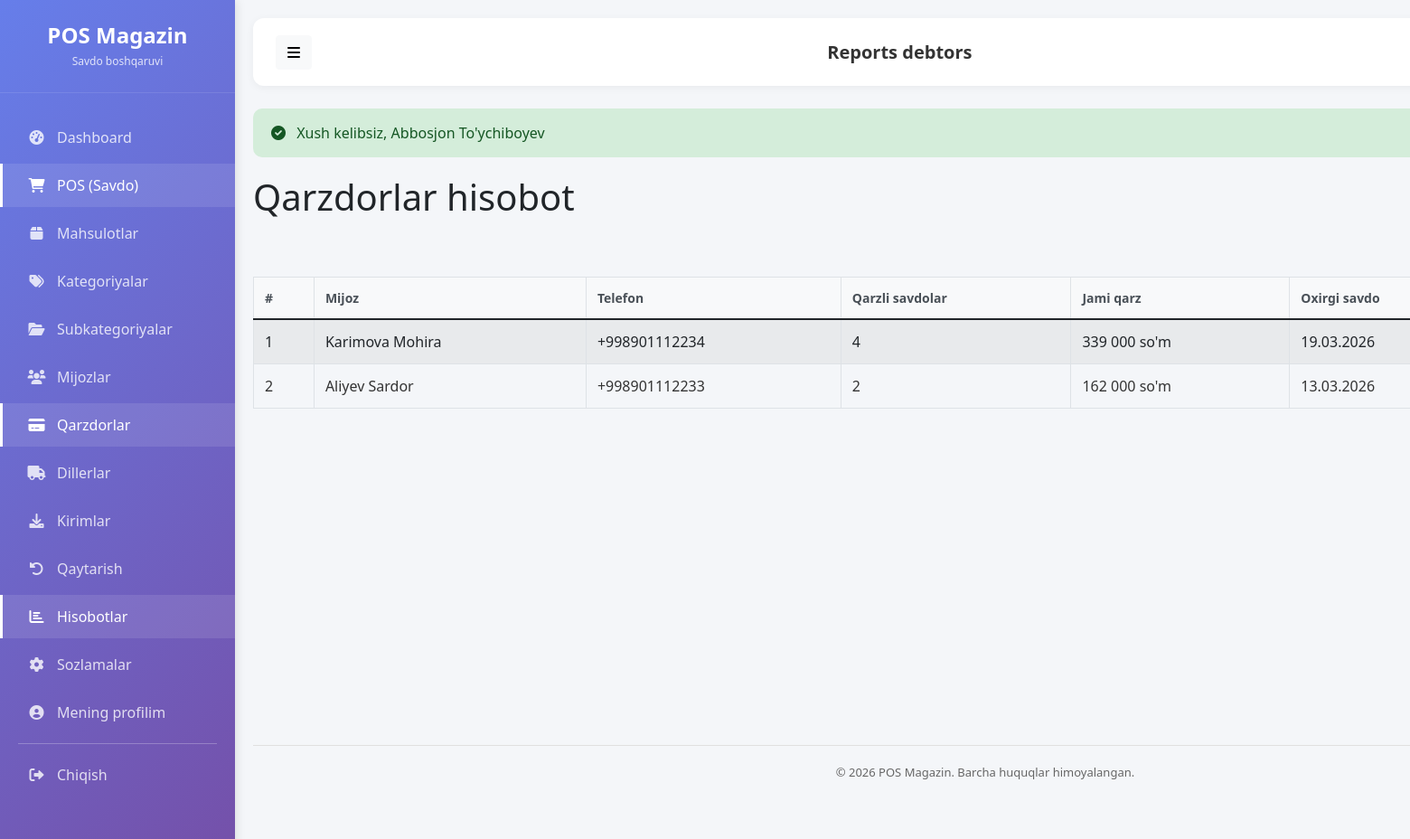
The app's page /reports/debtors (signed in), older data.
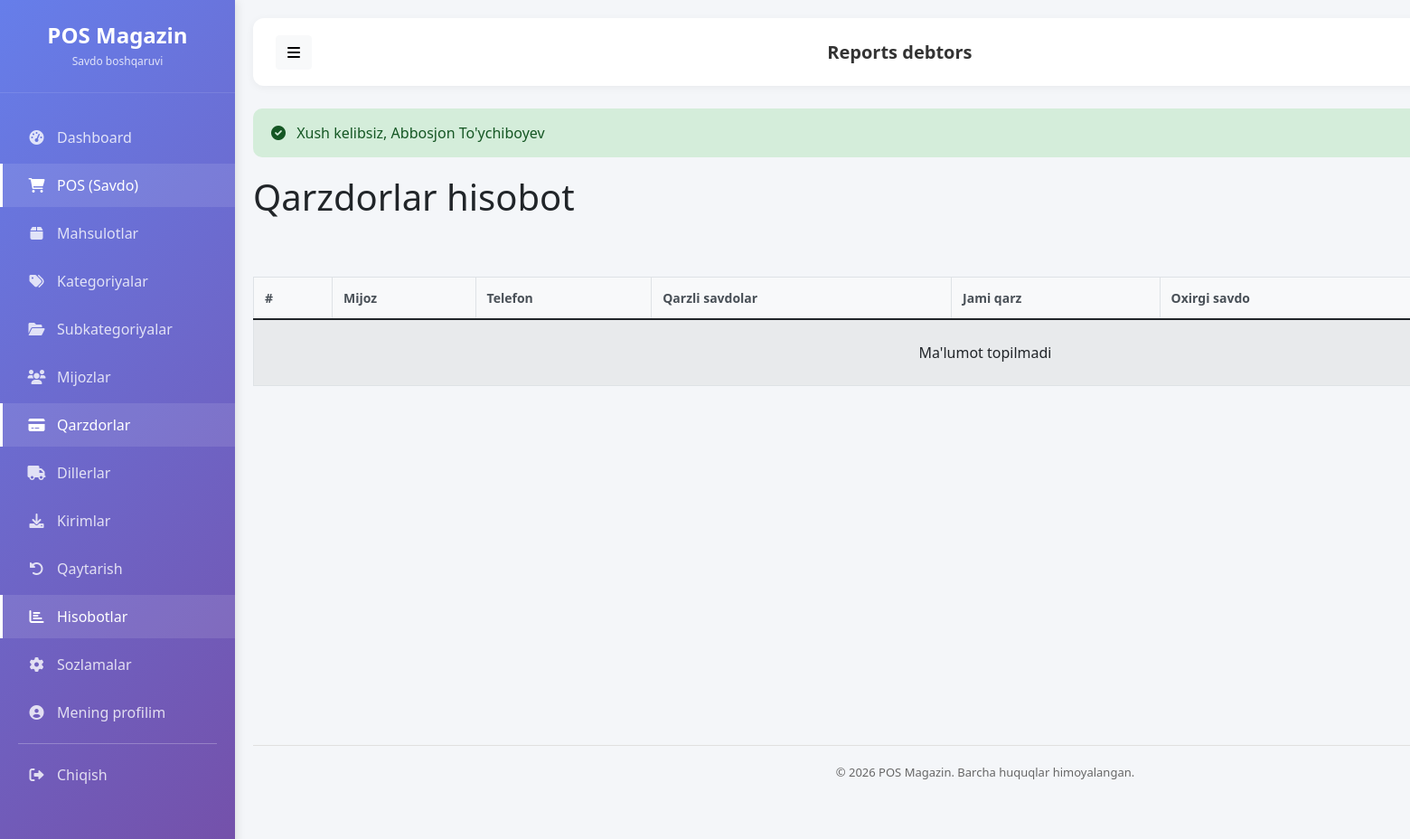
The same page, newer data.
### tables this page shows
CREATE TABLE `mijozlar` (
  `id` int(20) UNSIGNED NOT NULL,
  `fio` varchar(160) NOT NULL,
  `telefon` varchar(30) DEFAULT NULL,
  `manzil` varchar(255) DEFAULT NULL,
  `izoh` varchar(255) DEFAULT NULL,
  `faol` tinyint(1) NOT NULL DEFAULT 1,
  `yaratilgan_vaqt` timestamp NULL DEFAULT current_timestamp(),
  `yangilangan_vaqt` timestamp NULL DEFAULT current_timestamp() ON UPDATE current_timestamp()
);

### app/Controllers/Controller.php (called while the page is built, shortened)
<?php
abstract class Controller {
    protected function view($view, $data = [], $layout = 'main') {
        $viewPath = APP_PATH . '/Views/pages/' . $view . '.php';
        extract($data);
        require $viewPath;
    }
}

### app/Controllers/ReportController.php (called while the page is built, shortened)
<?php
class ReportController extends Controller {
    private $reportModel;
    public function __construct() {
        $this->reportModel = new Report();
    }
    public function debtors() {
        $debtors = $this->reportModel->getDebtReport();
        $this->view('reports/debtors', [
            'debtors' => $debtors
        ]);
    }
}

### config/database.php (called while the page is built)
<?php
class Database {
    private static $connection = null;
    public static function getInstance() {
        if (self::$connection === null) {
            try {
                $host = getenv('DB_HOST') ?: 'localhost';
                $dbname = getenv('DB_NAME') ?: 'pos_magazin_uz';
                $user = getenv('DB_USER') ?: 'root';
                $pass = getenv('DB_PASS') ?: '';
                $dsn = "mysql:host=$host;dbname=$dbname;charset=utf8";
                self::$connection = new PDO($dsn, $user, $pass);
                self::$connection->setAttribute(PDO::ATTR_ERRMODE, PDO::ERRMODE_EXCEPTION);
            } catch (PDOException $e) {
                die("Database xatosi: " . $e->getMessage());
            }
        }
        return self::$connection;
    }
}

### app/Models/Model.php (called while the page is built, shortened)
<?php
abstract class Model {
    public function __construct() {
        $this->db = \Database::getInstance();
    }
}

### app/Models/Report.php (called while the page is built, shortened)
<?php
class Report extends Model {
    public function getDebtReport() {
        $stmt = $this->db->prepare("
            SELECT
                m.id,
                m.fio,
                m.telefon,
                COUNT(DISTINCT s.id) as qarzli_savdolar,
                SUM(IFNULL(s.qarz_summa, 0)) as jami_qarz,
                MAX(s.sotilgan_vaqt) as oxirgi_savdo,
                DATEDIFF(NOW(), MAX(s.sotilgan_vaqt)) as kechikkan_kun
            FROM mijozlar m
            JOIN savdolar s ON m.id = s.mijoz_id
            WHERE s.tolov_holati IN ('NASIYA', 'QISMAN') AND s.qarz_summa > 0
            GROUP BY m.id
            ORDER BY jami_qarz DESC
        ");
        $stmt->execute();
        return $stmt->fetchAll();
    }
}

### app/Views/pages/reports/debtors.php (the view, shortened to what the rows shown need)
<div class="page-header">
    <h1>Qarzdorlar hisobot</h1>
</div>
<div class="mb-3 d-flex flex-wrap gap-2 align-items-center">
</div>
<div class="table-responsive">
    <table class="table table-bordered table-striped">
        <thead>
            <tr>
                <th>#</th>
                <th>Mijoz</th>
                <th>Telefon</th>
                <th>Qarzli savdolar</th>
                <th>Jami qarz</th>
                <th>Oxirgi savdo</th>
            </tr>
        </thead>
        <tbody>
            <?php if (empty($debtors)): ?>
                <tr><td colspan="7" class="text-center py-4">Ma'lumot topilmadi</td></tr>
            <?php else: ?>
                <?php foreach ($debtors as $index => $debtor): ?>
                    <tr>
                        <td><?= $index + 1 ?></td>
                        <td><?= htmlspecialchars($debtor['fio'] ?? '') ?></td>
                        <td><?= htmlspecialchars($debtor['telefon'] ?? '') ?></td>
                        <td><?= number_format($debtor['qarzli_savdolar'] ?? 0, 0, ',', ' ') ?></td>
                        <td><?= number_format($debtor['jami_qarz'] ?? 0, 0, ',', ' ') ?> so'm</td>
                        <td><?= date('d.m.Y', strtotime($debtor['oxirgi_savdo'] ?? 'now')) ?></td>
                    </tr>
                <?php endforeach; ?>
            <?php endif; ?>
        </tbody>
    </table>
</div>

### public/index.php (shortened to what the rows shown need)
<?php
require_once __DIR__ . '/../config/database.php';
spl_autoload_register(function ($class) {
    $prefix = 'App\\';
    $base_dir = APP_PATH . '/';
    $len = strlen($prefix);
    $relative_class = substr($class, $len);
    $file = $base_dir . str_replace('\\', '/', $relative_class) . '.php';
});
$requestUri = $_SERVER['REQUEST_URI'];
$basePath = '/new-pos';
if (strpos($requestUri, $basePath) === 0) {
    $requestUri = substr($requestUri, strlen($basePath));
}
$requestUri = strtok($requestUri, '?');
$requestUri = str_replace('/public', '', $requestUri);
$requestUri = trim($requestUri, '/');
$routesFile = ROUTES_PATH . '/web.php';
$routes = require $routesFile;
$httpMethod = $_SERVER['REQUEST_METHOD'];
$isAjax = (!empty($_SERVER['HTTP_X_REQUESTED_WITH']) &&
    strtolower($_SERVER['HTTP_X_REQUESTED_WITH']) === 'xmlhttprequest');
$dispatchMethods = $isAjax ? ['AJAX', $httpMethod] : [$httpMethod];
route_dispatch($routes, $dispatchMethods, $requestUri);
function route_dispatch($routes, array $methods, $uri) {
    foreach ($methods as $method) {
        foreach ($routes[$method] as $pattern => $handler) {
        $pattern = trim($pattern, '/');
        $regexPattern = preg_replace('/\{[a-zA-Z0-9_]+\}/', '([^/]+)', $pattern);
        $regexPattern = '/^' . str_replace('/', '\/', $regexPattern) . '$/';
        if (preg_match($regexPattern, $uri, $matches)) {
            array_shift($matches);
            list($controller, $action) = $handler;
            $controllerInstance = new $controllerClass();
            call_user_func_array([$controllerInstance, $action], $matches);
            return;
        }
        }
    }
}

Row changes from the older to the newer data that the page shows:
removed mijozlar: fio "Karimova Mohira", telefon "+998901112234", qarzli_savdolar "4", jami_qarz "339 000", oxirgi_savdo "19.03.2026"
removed mijozlar: fio "Aliyev Sardor", telefon "+998901112233", qarzli_savdolar "2", jami_qarz "162 000", oxirgi_savdo "13.03.2026"
Text that changed along with them:
new list line: "Ma'lumot topilmadi"
